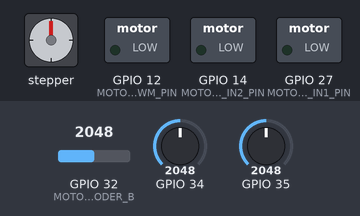
The program below on a simulated ESP32. Parts: stepper motor, switched loads named in the program (green lamp = pin HIGH). Wiring (inferred from the names in the program): stepper motor driver (200 steps per turn assumed): step GPIO 26; direction GPIO 25. Inputs (shaded band) come from the test bench; at power-on: GPIO 34 = 2048, GPIO 32 (MOTOR_B_ENCODER_B) = 2048, GPIO 35 = 2048. Pins used as bus, display or sensor lines are not drawn; what the program prints to the serial monitor is not drawn.

Above: at 4.8 s.
4.9 s: GPIO 34 set to 1960
Timing chart, 0 to 9.5 s (numbered marks = the images above; inputs shaded):
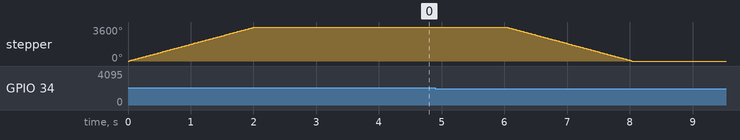

Measured:
- after the input at 4.9 s, stepper: turns 3600° counter-clockwise in 2.0 s, starting after 1.1 s
- by itself, stepper: turns 3600° clockwise in 2.0 s

The program:

main.cpp
```cpp
#include <Arduino.h>
#include "Sensor.h"
#include "MotorA.h"
#include "MotorB.h"

Sensor lichtSensor;
MotorA motorA;
MotorB motorB;

const int schwelle = 2000;
bool schirmIstOffen = false;

Sensor lichtSensorLinks;
Sensor lichtSensorRechts;

int zielWinkel = 22; // Startwert

void setup() {
  Serial.begin(115200);
  lichtSensor.init(34);  // Hauptsensor für Auf-/Zuklappen
  lichtSensorLinks.init(35);  // Sensor für Sonnen-Nachführung (links)
  lichtSensorRechts.init(32); // Sensor für Sonnen-Nachführung (rechts)
  motorA.setup();
  motorB.setup();
}

void loop() {
  int lichtWert = lichtSensor.lesen();
  Serial.print("Lichtwert: ");
  Serial.println(lichtWert);

  if (lichtWert > schwelle && !schirmIstOffen) {
    motorA.aufklappen();
    schirmIstOffen = true;
  }

  if (lichtWert <= schwelle && schirmIstOffen) {
    motorA.zuklappen();
    schirmIstOffen = false;
  }

  // Sonnen-Nachführung (vereinfachtes Beispiel)
  int lichtLinks = lichtSensorLinks.lesen();
  int lichtRechts = lichtSensorRechts.lesen();
  int delta = lichtLinks - lichtRechts;
  if (abs(delta) > 50) { // Schwelle für Nachführung
    if (delta > 0 && zielWinkel < 45) {
      zielWinkel += 1;
    } else if (delta < 0 && zielWinkel > 0) {
      zielWinkel -= 1;
    }
    motorB.stelleWinkel(zielWinkel);
  }

  delay(2000);
}
```

MotorA.cpp
```cpp
#include "MotorA.h"
#include <Arduino.h>

void MotorA::setup() {
    pinMode(MOTOR_A_DIR_PIN, OUTPUT);
    pinMode(MOTOR_A_STEP_PIN, OUTPUT);
}

void MotorA::aufklappen() {
    step(MOTOR_A_STEPS_AUF, true);
}

void MotorA::zuklappen() {
    step(MOTOR_A_STEPS_ZU, false);
}

void MotorA::step(int steps, bool dir) {
    digitalWrite(MOTOR_A_DIR_PIN, dir);
    for (int i = 0; i < steps; i++) {
        digitalWrite(MOTOR_A_STEP_PIN, HIGH);
        delayMicroseconds(500);
        digitalWrite(MOTOR_A_STEP_PIN, LOW);
        delayMicroseconds(500);
    }
}
```

MotorA.h
```cpp
#pragma once
#include <Arduino.h>

// Pin-Definitionen für TB6600 Schrittmotortreiber (anpassen je nach Verdrahtung)
#define MOTOR_A_DIR_PIN  25
#define MOTOR_A_STEP_PIN 26
#define MOTOR_A_STEPS_AUF 2000   // Beispielwert, anpassen!
#define MOTOR_A_STEPS_ZU 2000

class MotorA {
public:
    void setup();
    void aufklappen();
    void zuklappen();
private:
    void step(int steps, bool dir);
};
```

MotorB.cpp
```cpp
#include "MotorB.h"
#include <Arduino.h>

void MotorB::setup() {
    pinMode(MOTOR_B_IN1_PIN, OUTPUT);
    pinMode(MOTOR_B_IN2_PIN, OUTPUT);
    ledcSetup(MOTOR_B_PWM_KANAL, 20000, 8); // 20kHz, 8 Bit
    ledcAttachPin(MOTOR_B_PWM_PIN, MOTOR_B_PWM_KANAL);
    pinMode(MOTOR_B_ENCODER_A, INPUT_PULLUP);
    pinMode(MOTOR_B_ENCODER_B, INPUT_PULLUP);
    // Encoder-Interrupts können hier vorbereitet werden
}

void MotorB::stelleWinkel(int grad) {
    zielWinkel = grad;
    fahreZuWinkel(zielWinkel);
}

int MotorB::getWinkel() {
    return aktuellerWinkel;
}

void MotorB::fahreZuWinkel(int ziel) {
    // Pseudocode: Drehe Motor bis aktuellerWinkel == ziel
    // Richtung und PWM setzen, Encoder auswerten
    // Hier später die echte Steuerung implementieren
}

void MotorB::leseEncoder() {
    // Hier Encoder auswerten und aktuellerWinkel berechnen
    // Interrupt-Service-Routine kann vorbereitet werden
}
```

MotorB.h
```cpp
#pragma once
#include <Arduino.h>

// Pin-Definitionen für DC-Motor mit Encoder (anpassen je nach Verdrahtung)
#define MOTOR_B_IN1_PIN 27
#define MOTOR_B_IN2_PIN 14
#define MOTOR_B_PWM_PIN 12
#define MOTOR_B_ENCODER_A 33
#define MOTOR_B_ENCODER_B 32
#define MOTOR_B_PWM_KANAL 0

class MotorB {
public:
    void setup();
    void stelleWinkel(int grad); // Setzt den Schirm auf den gewünschten Winkel (0-45°)
    int getWinkel(); // Gibt den aktuellen Winkel zurück
private:
    int zielWinkel = 0;
    int aktuellerWinkel = 0;
    void fahreZuWinkel(int ziel);
    void leseEncoder();
};
```

Sensor.cpp
```cpp
#include "Sensor.h"
#include <Arduino.h>

void Sensor::init(int pin) {
  sensorPin = pin;
  pinMode(sensorPin, INPUT);
}

int Sensor::lesen() {
  return analogRead(sensorPin);
}
```

Sensor.h
```cpp
class Sensor {
public:
  void init(int pin);
  int lesen();
private:
  int sensorPin;
};
```
